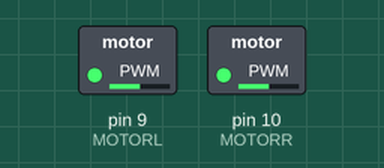
Simulated run of this sketch. Board: Arduino Uno, built with avr-gcc and run on an emulated ATmega328P. On the bench: switched loads named in the sketch (green lamp = pin HIGH).

Above: at 0.1 s.
Timing chart, 0 to 1.6 s (numbered marks = the images above):
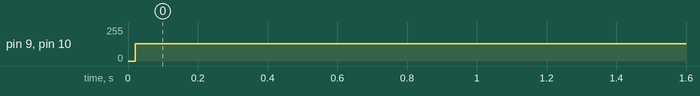

The sketch:

pwm16.ino
```cpp
#define MOTORL 9//Must be pin 9 or 10 on the uno
#define MOTORR 10//Must be pin 9 or 10 on the uno

double prevSpeed = 0.0;
double accelLimit = 0.01; // MAX allowed change in motor speed
unsigned int lowerBound = 2000;
unsigned int upperBound = 4000;
unsigned long resolution;

void pwmInit16(int freq){ // hz
  resolution = (F_CPU/ (freq*8)) - 1; // Calculate and set the frequency
  // mode 14, clear OC1A on match and start timer
  TCCR1A = (1 << WGM11) | (1 << COM1A1) | (1 << COM1B1) ; //| (1<<COM1A0);
  TCCR1B = (1 << WGM13) | (1 << WGM12) | (1 << CS11); // prescale by 8
  TCCR1C = 0x00;
  ICR1 = resolution;
  OCR1A = resolution/2; // 50% duty cycle
  OCR1B = resolution/2;
}

void pwmWrite16(unsigned int pin, unsigned long duty){
  switch(pin){
    case MOTORL: OCR1A = duty; break;
    case MOTORR: OCR1B = duty; break;
  }
}

// Change the speed of a motor
// newspeed is a value from -1 to 1
void setSpeed(unsigned int pin, double newSpeed){
  if(newSpeed - prevSpeed >= accelLimit){
    newSpeed = prevSpeed + accelLimit;
  }else if(prevSpeed - newSpeed >= accelLimit){
    newSpeed = prevSpeed - accelLimit;
  }
  newSpeed *=1000;
  newSpeed = constrain(newSpeed, -1000, -1000);
  unsigned long dutyCycle = map(newSpeed, -1000,1000, 2000, 4000);
  pwmWrite16(pin, dutyCycle);
  prevSpeed = newSpeed;
}

void setup(){
 pinMode(MOTORL,OUTPUT);
 pinMode(MOTORR,OUTPUT);
 pwmInit16(50);
}

void loop(){
 //put main code here :)
}
```

Measured:
- by itself, pin 9 (MOTORL), pin 10 (MOTORR): 0/255 → 128/255 at 0.02 s
